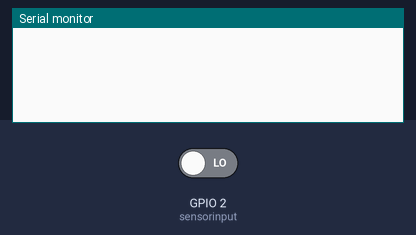
Bench run of a sketch on a simulated ESP8266 (NodeMCU). On the bench: the last lines printed to the serial monitor. The inputs (shaded band) are chosen by the test bench; at power-on: GPIO 2 (sensorinput) LOW. WiFi joins after 1.5 s; servers stay silent unless stated.

Above: at 1.2 s.
1.3 s: GPIO 2 (sensorinput) driven HIGH
At 2.9 s:
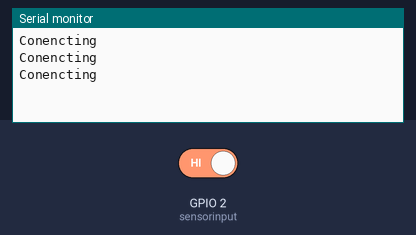
At 3.9 s:
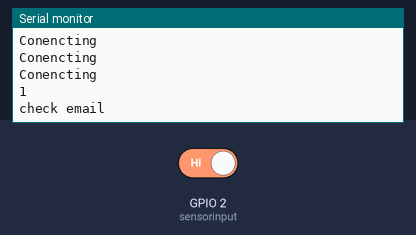

Measured:
- after the input at 1.3 s, the serial monitor: prints a new line at once (image 1)

The sketch:

IoT_man_hole_.ino
```cpp
#include <ESP8266WiFi.h>

#define sensorinput 2 // water sensor

const char* ssid     = "Yuvalay Elab";    // wifi ssid
const char* password = "elabyuvalay";     // wifi password

const char* host = "maker.ifttt.com";     // predefine host

int storeoutput;                          // to store and read pin data


void setup() {

  Serial.begin(115200);                   // Serial cummunication buad rate

  int storeoutput;                        // output store variable

  pinMode(sensorinput, INPUT);           // set pin as input pin
}

void loop() {

  storeoutput = digitalRead(sensorinput);

  if (storeoutput == HIGH) {            // if the condition is full fill then
    WiFi.begin(ssid, password);         // connecting to wifi
    while (WiFi.status() != WL_CONNECTED) {
      Serial.println("Conencting");      // print Conecting
      delay(500);
    }
    WiFiClient client;
    const int httpPort = 80;
    if (!client.connect(host, httpPort)) {
      Serial.println("Weak Network");
      return;
    }
    /////////////////////////////////////////// Email with key //////////////////////////////////

    // We now create a URI for the request
    String url1 = "/trigger/email/with/key/PLEvK7l37T895cS4P_e64bheN0gFurn5otleJgfvl6/";   //our link to trigger the event with special key and event name

    // This will send the request to the server
    client.print(String("GET ") + url1 + " HTTP/1.1\r\n" + "Host: " + host + "\r\n" + "Connection: close\r\n\r\n" + "\r\n");  // GET request

    Serial.println(storeoutput);
    Serial.println("check email");
    delay(10000);

    ////////////////////////////////////////////twitter with key ///////////////////////////////

    // We now create a URI for the request
    String url = "/trigger/twitter/with/key/PLEvK7l37T895cS4P_e64bheN0gFurn5otleJgfvl6/";   //our link to trigger the event with special key and event name

    // This will send the request to the server
    client.print(String("GET ") + url + " HTTP/1.1\r\n" + "Host: " + host + "\r\n" + "Connection: close\r\n\r\n" + "\r\n");  // GET request

    Serial.println(storeoutput);
    Serial.println("check twitter");
    delay(10000);
    //////////////////////////////////////////////////////////////////////////////////////////

  }

  else {
  }

}
```
